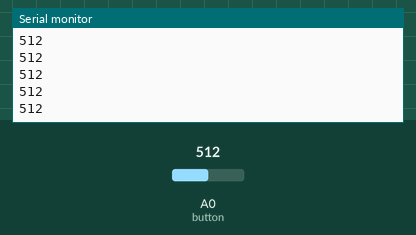
The sketch below on a simulated Arduino Uno, built with avr-gcc and run on an emulated ATmega328P. Parts: the last lines printed to the serial monitor. The inputs (shaded band) are chosen by the test bench; at power-on: A0 (button) = 512.

Above: at 1.2 s.
1.3 s: A0 (button) set to 716
At 2.0 s:
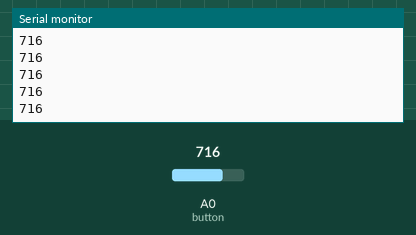
2.8 s: A0 (button) set to 900
At 3.3 s:
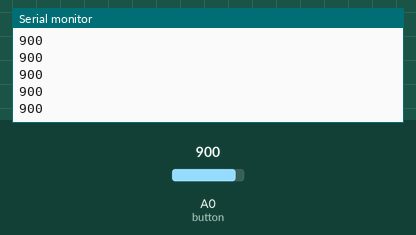
Timing chart, 0 to 5.8 s (numbered marks = the images above; inputs shaded):
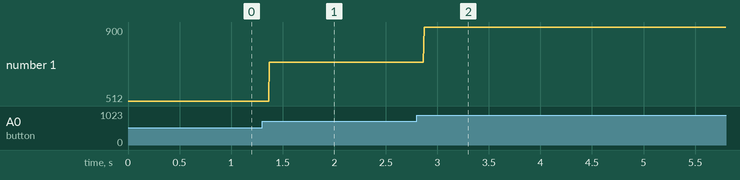

The sketch:

button.ino
```cpp
int button=A0;

void setup() {
  // put your setup code here, to run once:
  pinMode(button,INPUT);
  Serial.begin(9600);
}

void loop() {
  // put your main code here, to run repeatedly:
  int buttonState = analogRead(button);
  Serial.println(buttonState);
}
```

Measured:
- after the input at 1.3 s, the serial monitor: prints a new line after 0.07 s (image 1)
- after the input at 2.8 s, the serial monitor: prints a new line after 0.07 s (image 2)
- plotted number 1: 512 → 716 after the input at 1.3 s, 716 → 900 after the input at 2.8 s
